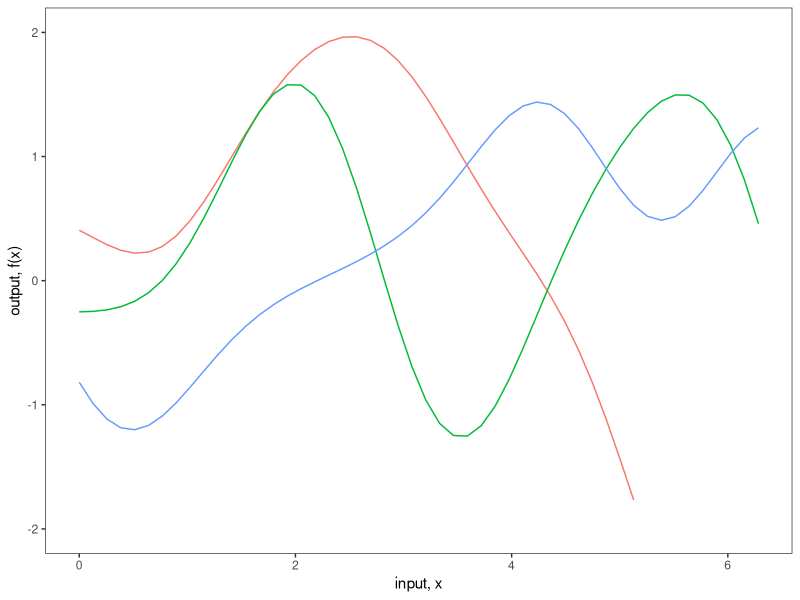
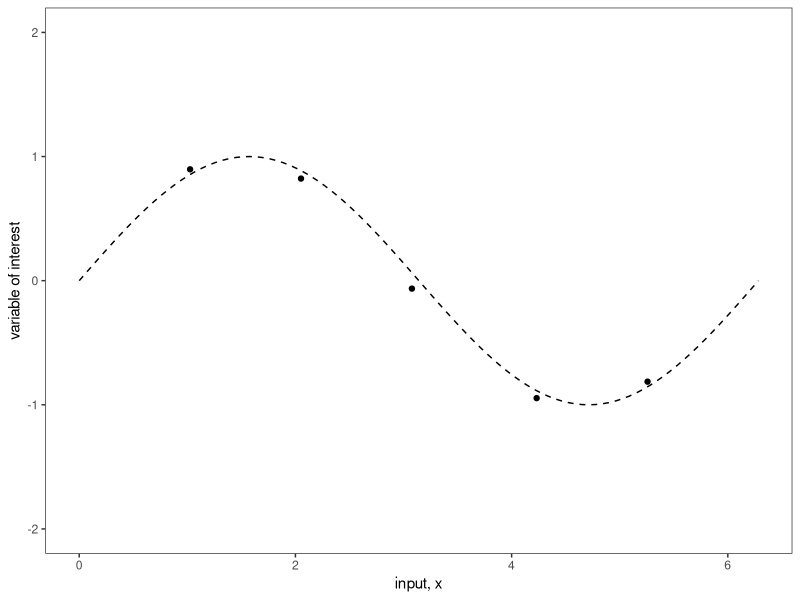
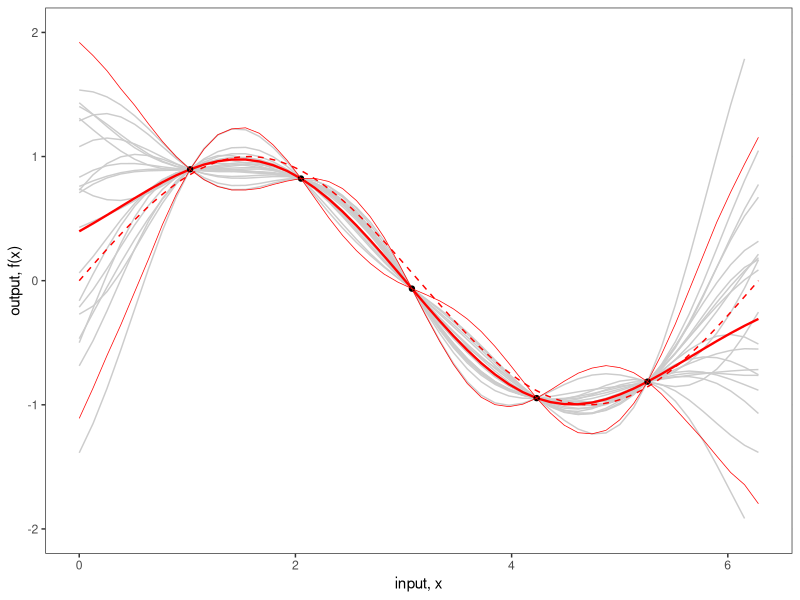
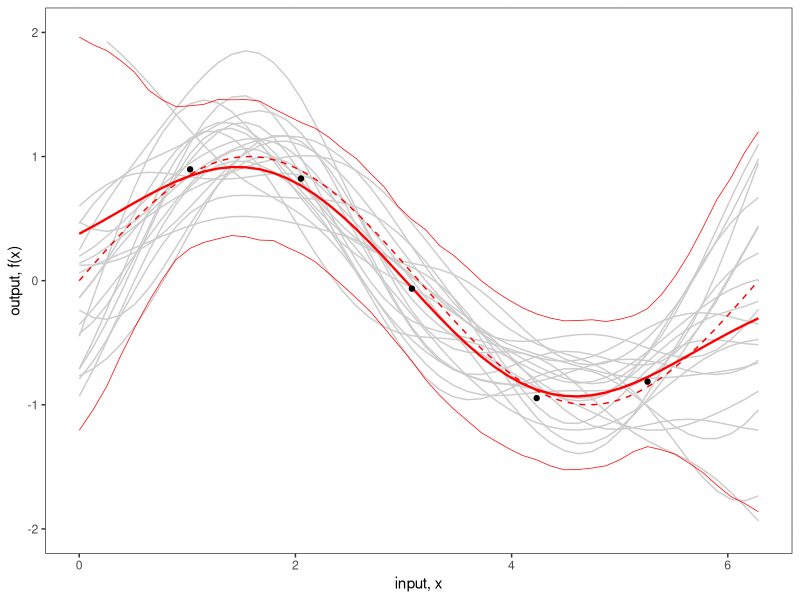
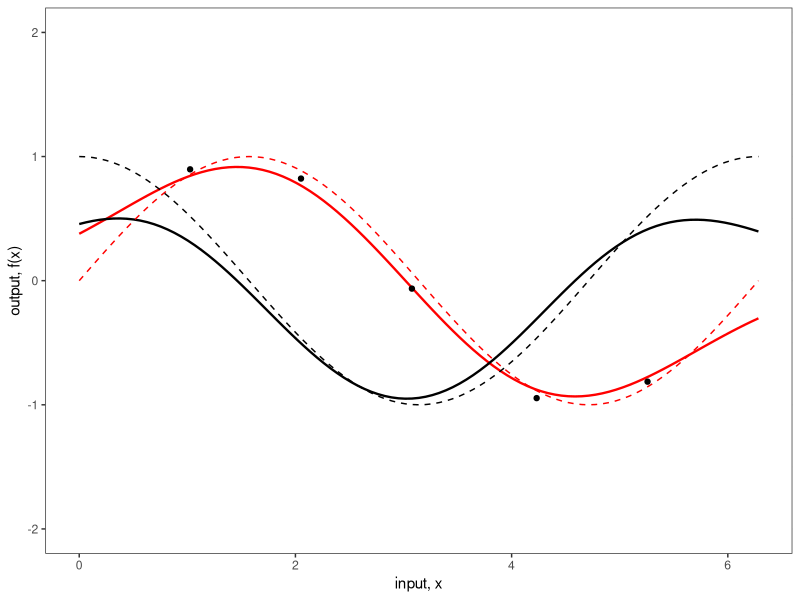

Write the R code that produced these figures, in order.
## ---- chunk 1
# Load in the required libraries for data manipulation
# and multivariate normal distribution
require(MASS)
require(plyr)
require(reshape2)
require(ggplot2)
## ---- chunk 2
x_pts_num <- 50
x_pts_num_s <- 10
## ---- chunk 3
# Parameters:
#	X1, X2 = vectors
# 	l = the scale length parameter
# Returns:
# 	a covariance matrix
calcSigma <- function(X1,X2,l=1) {
  Sigma <- matrix(rep(0, length(X1)*length(X2)), nrow=length(X1))
  for (i in 1:nrow(Sigma)) {
    for (j in 1:ncol(Sigma)) {
      Sigma[i,j] <- exp(-0.5*(abs(X1[i]-X2[j])/l)^2)
    }
  }
  return(Sigma)
}
x.star_s <- seq(0,2*pi, len=x_pts_num_s)
k.xsxs_s <- calcSigma(x.star_s,x.star_s)
## ---- chunk 4
# Utility function to print matrices in proper LaTeX format
print_mat <- function(mat) {
  n <- nrow(mat)
  c('\\begin{bmatrix}',
    paste0(sapply(seq_len(n - 1),
                  function(i) paste0(mat[i, ], collapse = ' & ')),
           ' \\\\'),
    paste0(mat[n, ], collapse = ' & '),
    '\\end{bmatrix}')
} 
## ---- chunk 5
writeLines(c('$$',
             print_mat(
               round(k.xsxs_s,3)
             ),
             '$$'))
## ---- chunk 6
# Parameters:
#	X1, X2 = vectors
# 	l = the scale length parameter
# Returns:
# 	a covariance matrix
calcSigma <- function(X1,X2,l=1) {
  Sigma <- matrix(rep(0, length(X1)*length(X2)), nrow=length(X1))
  for (i in 1:nrow(Sigma)) {
    for (j in 1:ncol(Sigma)) {
      Sigma[i,j] <- exp(-0.5*(abs(X1[i]-X2[j])/l)^2)
    }
  }
  return(Sigma)
}
x.star <- seq(0,2*pi, len=x_pts_num)
k.xsxs <- calcSigma(x.star,x.star)
## ---- chunk 7
# Generate a number of functions from the process
n.samples_s <- 3
values <- matrix(rep(0,length(x.star)*n.samples_s), ncol=n.samples_s)
for (i in 1:n.samples_s) {
  # Each column represents a sample from a multivariate normal distribution
  # with zero mean and covariance k.xsxs
  values[,i] <- mvrnorm(1, rep(0, length(x.star)), k.xsxs)
}
values <- cbind(x=x.star,as.data.frame(values))
values <- melt(values,id="x")
## ---- chunk 8
# Plot the result
fig2a <- ggplot(values,aes(x=x,y=value)) +
  geom_rect(xmin=-Inf, xmax=Inf, ymin=-2.25, ymax=2.25, fill="white") +
  geom_line(aes(color=variable), show.legend = FALSE) +
  theme_bw() +
  scale_y_continuous(lim=c(-2,2), name="output, f(x)") +
  xlab("input, x")
fig2a
## ---- chunk 9
n <- 5
## ---- chunk 10
real_life_process <- function(x){
  sin(x)
}
## ---- chunk 11

# control_inputs <- matrix(seq(1,2*pi-1,len=n), ncol = 1)
control_inputs <- matrix(c(1.0258262, 2.0516523, 3.0774785, 4.2315330, 5.2573591), ncol = 1)

var_meas_err <- 0.01
obs_errors <- matrix(rnorm(n,0,sd = sqrt(var_meas_err)), ncol=1)

zeta <- real_life_process(control_inputs)
obs <- as.matrix(zeta, ncol=1) + obs_errors

f <- data.frame(x=control_inputs,
                y=obs)
colnames(f) <- c("control_inputs", "obs")
## ---- chunk 12
# Plot the result
fig <- ggplot(f, aes(control_inputs, obs)) +
  geom_rect(xmin=-Inf, xmax=Inf, ymin=-2.25, ymax=2.25, fill="white") + 
  geom_point() +
  geom_function(fun = function(x) sin(x), linetype="dashed") +
  xlab("input, x") +
  xlim(0,2*pi) +
  scale_y_continuous(lim=c(-2,2), name="variable of interest") +
  theme_bw()
fig
## ---- chunk 13
x <- f$control_inputs
k.xx <- calcSigma(x,x)
k.xxs <- calcSigma(x,x.star)
k.xsx <- calcSigma(x.star,x)
# k.xsxs <- calcSigma(x.star,x.star)
## ---- chunk 14
f.star.bar <- k.xsx%*%solve(k.xx)%*%f$obs
cov.f.star <- k.xsxs - k.xsx%*%solve(k.xx)%*%k.xxs
## ---- chunk 15
n.samples_m <- 20
## ---- chunk 16
values <- matrix(rep(0,length(x.star)*n.samples_m), ncol=n.samples_m)
for (i in 1:n.samples_m) {
  values[,i] <- mvrnorm(1, f.star.bar, cov.f.star)
}
values <- cbind(x=x.star,as.data.frame(values))
values <- melt(values,id="x")
## ---- chunk 17
n.samples <- 1000
values_l <- matrix(rep(0,length(x.star)*n.samples), ncol=n.samples)
for (i in 1:n.samples) {
  values_l[,i] <- mvrnorm(1, f.star.bar, cov.f.star)
}
values_l <- cbind(x=x.star,as.data.frame(values_l))
values_l <- melt(values_l,id="x")
## ---- chunk 18
post_summ <- data.frame(x.star, f.star.bar, rep(NA, length(x.star)), rep(NA, length(x.star)))
colnames(post_summ) <- c("x.star", "f.star.bar", "lower", "upper")
for (i in 1:length(x.star)) {
  post_summ[i, 3] <- quantile(values_l[seq(i, length(x.star)*n.samples, by=length(x.star)),3], 0.025)
}
for (i in 1:length(x.star)) {
  post_summ[i, 4] <- quantile(values_l[seq(i, length(x.star)*n.samples, by=length(x.star)),3], 0.975)
}
## ---- chunk 19
fig2b <- ggplot(values,aes(x=x,y=value)) +
  geom_rect(xmin=-Inf, xmax=Inf, ymin=-2.25, ymax=2.25, fill="white") +
  geom_line(aes(group=variable), colour="grey80") + 
  geom_line(data=values_l, aes(x=rep(x.star,n.samples), y=rep(f.star.bar,n.samples)),colour="red", linewidth=0.8) +
  geom_point(data=f,aes(x=control_inputs,y=obs)) +
  geom_line(data=post_summ,aes(x=x.star,y=lower), colour="red", linewidth=0.25) +
  geom_line(data=post_summ,aes(x=x.star,y=upper), colour="red", linewidth=0.25) +
  theme_bw() +
  scale_y_continuous(lim=c(-2,2), name="output, f(x)") +
  xlab("input, x") +
  geom_function(fun = function(x) sin(x), colour="red", linetype="dashed")
fig2b
## ---- chunk 20
obs_noise <- 0.1
## ---- chunk 21
x <- f$control_inputs
k.xx.noise <- k.xx + obs_noise * diag(1, ncol(k.xx))
## ---- chunk 22
f.star.bar <- k.xsx%*%solve(k.xx.noise)%*%f$obs
cov.f.star <- k.xsxs - k.xsx%*%solve(k.xx.noise)%*%k.xxs
## ---- chunk 23
n.samples_m <- 20
## ---- chunk 24
values <- matrix(rep(0,length(x.star)*n.samples_m), ncol=n.samples_m)
for (i in 1:n.samples_m) {
  values[,i] <- mvrnorm(1, f.star.bar, cov.f.star)
}
values <- cbind(x=x.star,as.data.frame(values))
values <- melt(values,id="x")
## ---- chunk 25
n.samples <- 1000
values_l <- matrix(rep(0,length(x.star)*n.samples), ncol=n.samples)
for (i in 1:n.samples) {
  values_l[,i] <- mvrnorm(1, f.star.bar, cov.f.star)
}
values_l <- cbind(x=x.star,as.data.frame(values_l))
values_l <- melt(values_l,id="x")
## ---- chunk 26
post_summ <- data.frame(x.star, f.star.bar, rep(NA, length(x.star)), rep(NA, length(x.star)))
colnames(post_summ) <- c("x.star", "f.star.bar", "lower", "upper")
for (i in 1:length(x.star)) {
  post_summ[i, 3] <- quantile(values_l[seq(i, length(x.star)*n.samples, by=length(x.star)),3], 0.025)
}
for (i in 1:length(x.star)) {
  post_summ[i, 4] <- quantile(values_l[seq(i, length(x.star)*n.samples, by=length(x.star)),3], 0.975)
}
## ---- chunk 27
fig2b <- ggplot(values,aes(x=x,y=value)) +
  geom_rect(xmin=-Inf, xmax=Inf, ymin=-2.25, ymax=2.25, fill="white") +
  geom_line(aes(group=variable), colour="grey80") + 
  geom_line(data=values_l, aes(x=rep(x.star,n.samples), y=rep(f.star.bar,n.samples)),colour="red", linewidth=0.8) +
  geom_point(data=f,aes(x=control_inputs,y=obs)) +
  geom_line(data=post_summ,aes(x=x.star,y=lower), colour="red", linewidth=0.25) +
  geom_line(data=post_summ,aes(x=x.star,y=upper), colour="red", linewidth=0.25) +
  theme_bw() +
  scale_y_continuous(lim=c(-2,2), name="output, f(x)") +
  xlab("input, x") +
  geom_function(fun = function(x) sin(x), colour="red", linetype="dashed") 
# +
  # geom_errorbar(data=f,aes(x=control_inputs,y=NULL,ymin=obs-2*sqrt(obs_noise), ymax=obs+2*sqrt(obs_noise)), width=0.2)
fig2b
## ---- chunk 28
alpha <- solve(k.xx.noise) %*% f$obs
## ---- chunk 29
alpha1 <- alpha[1]
alpha2 <- alpha[2]
alpha3 <- alpha[3]
alpha4 <- alpha[4]
alpha5 <- alpha[5]
ci1 <- control_inputs[1]
ci2 <- control_inputs[2]
ci3 <- control_inputs[3]
ci4 <- control_inputs[4]
ci5 <- control_inputs[5]
mf <- expression(
  alpha1 * exp(-0.5*((ci1-x)/l)^2) +
    alpha2 * exp(-0.5*((ci2-x)/l)^2) +
    alpha3 * exp(-0.5*((ci3-x)/l)^2) +
    alpha4 * exp(-0.5*((ci4-x)/l)^2) +
    alpha5 * exp(-0.5*((ci5-x)/l)^2))
D(mf, 'x')
## ---- chunk 30
l <- 1
fig2d <- ggplot(values,aes(x=x,y=value)) +
  geom_rect(xmin=-Inf, xmax=Inf, ymin=-2.25, ymax=2.25, fill="white") +
  geom_function(fun = function(x) 
    alpha[1] * exp(-0.5*((control_inputs[1]-x)/l)^2) +
      alpha[2] * exp(-0.5*((control_inputs[2]-x)/l)^2) +
      alpha[3] * exp(-0.5*((control_inputs[3]-x)/l)^2) +
      alpha[4] * exp(-0.5*((control_inputs[4]-x)/l)^2) +
      alpha[5] * exp(-0.5*((control_inputs[5]-x)/l)^2),
    colour="red", linewidth=0.8) +
  geom_function(fun = function(x)
    alpha1 * (exp(-0.5 * ((ci1 - x)/l)^2) * (0.5 * (2 * (1/l * ((ci1 - x)/l))))) + 
      alpha2 * (exp(-0.5 * ((ci2 - x)/l)^2) * (0.5 * (2 * (1/l * ((ci2 - x)/l))))) + 
      alpha3 * (exp(-0.5 * ((ci3 - x)/l)^2) * (0.5 * (2 * (1/l * ((ci3 - x)/l))))) + 
      alpha4 * (exp(-0.5 * ((ci4 - x)/l)^2) * (0.5 * (2 * (1/l * ((ci4 - x)/l))))) + 
      alpha5 * (exp(-0.5 * ((ci5 - x)/l)^2) * (0.5 * (2 * (1/l * ((ci5 - x)/l))))),
    colour="black", linewidth=0.8) +
  geom_function(fun = function(x) sin(x), colour="red", linetype="dashed") +
  geom_function(fun = function(x) cos(x), linetype="dashed") +
  geom_point(data=f,aes(x=control_inputs,y=obs)) +
  theme_bw() +
  scale_y_continuous(lim=c(-2,2), name="output, f(x)") +
  xlab("input, x")
fig2d
